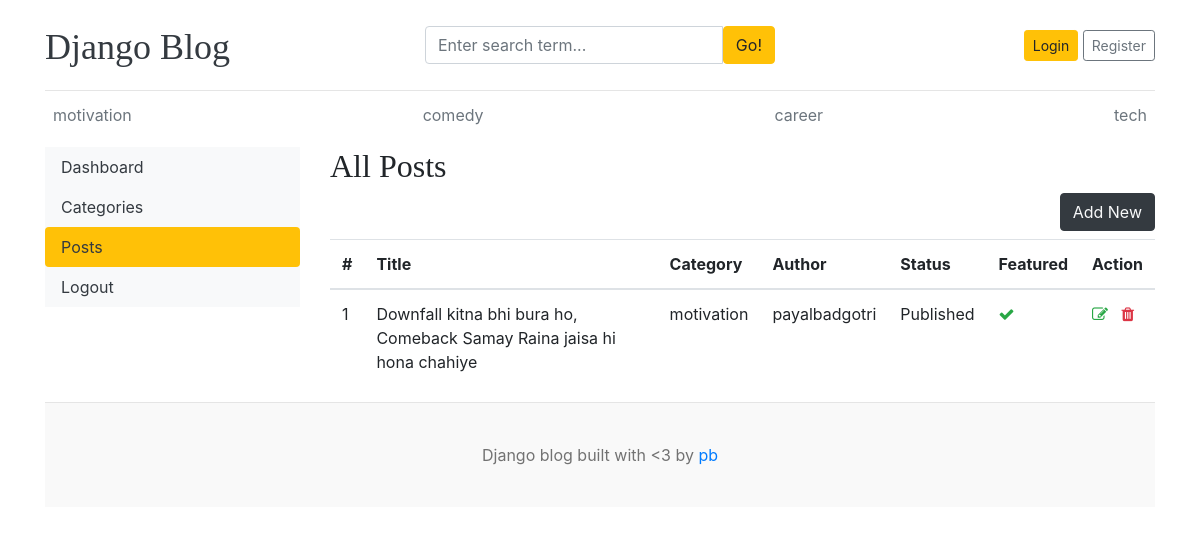
The app's page /dashboard/posts/ with its own data.
### blogs/models.py (models this page shows, shortened)
class Category(models.Model):
    category_name = models.CharField(max_length=50, unique=True)
    created_at = models.DateTimeField(auto_now_add=True)
    updated_at = models.DateTimeField(auto_now=True)
    class Meta:
        verbose_name_plural = 'categories'
    def __str__(self):
        return self.category_name

class Blog(models.Model):
    title = models.CharField(max_length=100)
    slug = models.SlugField(max_length=150, unique=True, blank=True)
    category = models.ForeignKey(Category, on_delete=models.CASCADE)
    author = models.ForeignKey(User, on_delete=models.CASCADE)
    featured_image = models.ImageField(upload_to='uploads/%Y/%m/%d')
    short_description = models.TextField(max_length=500)
    blog_body = models.TextField(max_length=2000)
    status = models.CharField(max_length=20, choices=STATUS_CHOICES, default="Draft")
    is_featured = models.BooleanField(default=False)
    created_at = models.DateTimeField(auto_now_add=True)
    updated_at = models.DateTimeField(auto_now=True)

### dashboards/views.py (the view)
# urls.py: path('posts/', views.posts, name='posts'),
def posts(request):
    posts = Blog.objects.all()
    context = {
        'posts': posts,
    }
    return render(request, 'dashboard/posts.html', context)

### blogs/context_processors.py (called while the page is built)
def get_categories(request):
    categories = Category.objects.all()
    return dict(categories=categories)

### templates/dashboard/posts.html (shortened to what this page needs)
{% extends 'base.html' %}
{% block content %}
<div class="row">
    {% include 'dashboard/sidebar.html' %}
    <div class="col-md-9">
        <h2>All Posts</h2>
        <a href="{% url 'add_post' %}" class="btn btn-dark text-light float-right mb-2">Add New</a>
        <table class="table table-hover">
            <thead>
              <tr>
                <th>#</th>
                <th>Title</th>
                <th>Category</th>
                <th>Author</th>
                <th>Status</th>
                <th>Featured</th>
                <th>Action</th>
              </tr>
            </thead>
            <tbody>
            {% for post in posts %}
              <tr>
                <td>{{ forloop.counter }}</td>
                <td>{{ post.title }}</td>
                <td>{{ post.category }}</td>
                <td>{{ post.author }}</td>
                <td>{{ post.status }}</td>
                <td>{% if post.is_featured %}<i class="fa fa-check text-success"></i>{% else %}<i class="fa fa-times text-danger"></i>{% endif %}</td>
                <td>
                    <a href="{% url 'edit_post' post.id %}"><i class="fa fa-edit text-success"></i></a>
                    <a href="{% url 'delete_post' post.id %}"><i class="fa fa-trash text-danger"></i></a>
                </td>
              </tr>
            {% endfor %}
            </tbody>
          </table>
    </div>
</div>
{% endblock %}

### templates/base.html (shortened to what this page needs)
{% load static %}
<!DOCTYPE html>
<html lang="en">
<head>
    <link href="https://getbootstrap.com/docs/4.0/dist/css/bootstrap.min.css" rel="stylesheet">
    <link href="{% static 'css/blog.css' %}" rel="stylesheet">
    <link rel="stylesheet" href="https://cdnjs.cloudflare.com/ajax/libs/font-awesome/4.7.0/css/font-awesome.min.css">
  </head>
<body>
    <div class="container">
      <header class="blog-header py-3">
        <div class="row flex-nowrap justify-content-between align-items-center">
          <div class="col-4 pt-1">
            <a class="blog-header-logo text-dark" href="/">Django Blog</a>
          </div>
          <div class="col-4">
            <form action="{% url 'search' %}" method="GET">
              <div class="input-group">
                <input class="form-control" type="text" name="keyword" value="{{ keyword }}" placeholder="Enter search term..." aria-label="Enter search term..." aria-describedby="button-search" />
                <button type="submit" class="btn btn-warning" id="button-search" type="button">Go!</button>
            </div>
            </form>
          </div>
          <div class="col-4 d-flex justify-content-end align-items-center">
            {% if not user.is_authenticated %}
            <a class="btn btn-sm btn-warning" href="{% url 'login' %}">Login</a> &nbsp;
            <a class="btn btn-sm btn-outline-secondary" href="{% url 'register' %}">Register</a>
            {% else %}
            <span><a href="{% url 'dashboard' %}">Dashboard</a></span>
            &emsp;
            <span><a href="{% url 'logout' %}">Logout</a></span>
            {% endif %}
          </div>
        </div>
      </header>
      <div class="nav-scroller py-1 mb-2">
        <nav class="nav d-flex justify-content-between">
          {% for cat in categories %}
          <a class="p-2 text-muted" href="{% url 'posts_by_category' cat.id %}">{{ cat.category_name }}</a>
          {% endfor %}
        </nav>
      </div>
{% block content %}
{% endblock %}
<footer class="blog-footer">
    <p>Django blog built with <3 by <a href="#">pb</a></p>
  </footer>
  </body>
  </html>

### blog_main/static/css/blog.css (style rules this page uses)
.blog-header { border-bottom: 1px solid #e5e5e5; }
.blog-header-logo { font-family: "Playfair Display", Georgia, "Times New Roman", serif; font-size: 2.25rem; }
h1, h2, h3, h4, h5, h6 { font-family: "Playfair Display", Georgia, "Times New Roman", serif; }
.blog-footer { padding: 2.5rem 0; color: #727272; text-align: center; background-color: #f9f9f9; border-top: .05rem solid #e5e5e5; }
.blog-footer p:last-child { margin-bottom: 0; }

### records on screen
Category: category_name "motivation"
Category: category_name "comedy"
Category: category_name "career"
Category: category_name "tech"
Blog: title "Downfall kitna bhi bura ho, Comeback Samay Raina jaisa hi hona chahiye", category "motivation", author "payalbadgotri", status "Published", is_featured True (drawn)
